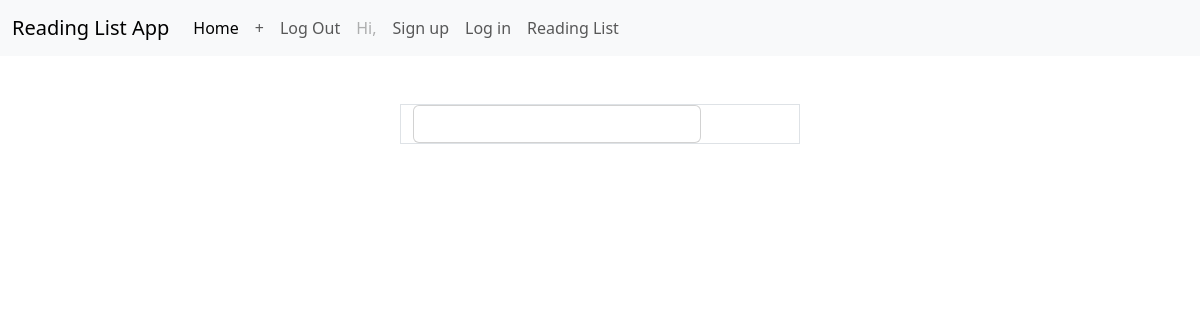
The page /book/3a7bb41f-ab50-4065-8dbd-9e4d792cc381 on the database as committed earlier.
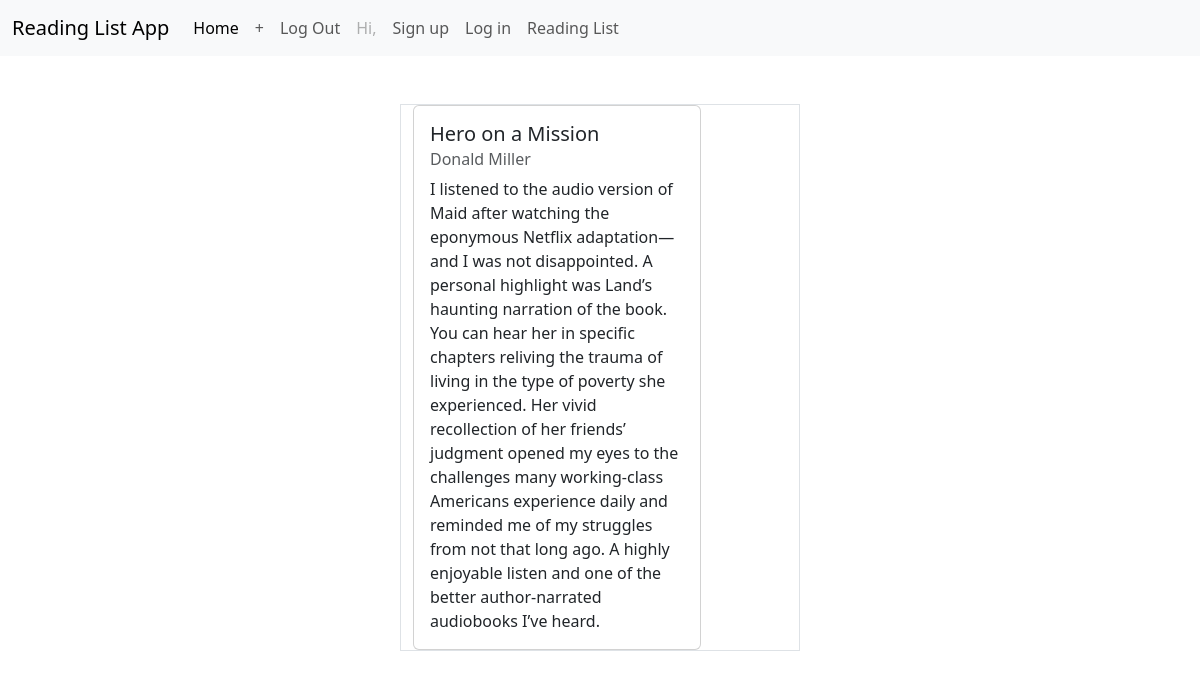
The same page on the database as committed later.
### app/models.py (models this page shows, shortened)
class Book(db.Model):
    id = db.Column(db.String, primary_key = True)
    created_at = db.Column(db.DateTime, default=datetime.utcnow)
    updated_at = db.Column(db.DateTime, default=datetime.utcnow, onupdate=datetime.utcnow)
    title = db.Column(db.String(64), nullable = False)
    summary = db.Column(db.Text)
    author = db.Column(db.String, nullable = False)

### app/routes.py (the view)
@app.route('/book/<book_id>')
def ind_book(book_id):
    book = Book.query.get(book_id)
    return render_template('ind_book.html', b=book)

### app/templates/ind_book.html (shortened to what this page needs)
{% extends 'base.html' %}
{% block content %}
<div class="container col-4 border mt-5">
  <div class="card" style="width: 18rem;">
    <div class="card-body">
      <h5 class="card-title">{{ b.title }}</h5>
      <h6 class="card-subtitle mb-2 text-body-secondary">{{ b.author }}</h6>
      <p class="card-text">{{ b.summary }}</p>
    </div>
  </div>
</div>
{% endblock content %}

Rows that differ between the two databases and show on the page:
added Book: title "Hero on a Mission", author "Donald Miller", summary "I listened to the audio version of Maid after watching the eponymous Netflix adaptation—and I was not disappointed. A personal highlight was Land’s haunting narration of the book. You can hear her in specific chapters reliving the trauma of living in the type of poverty she experienced. Her vivid recollection of her friends’ judgment opened my eyes to the challenges many working-class Americans experience daily and reminded me of my struggles from not that long ago. A highly enjoyable listen and one of the better author-narrated audiobooks I’ve heard."
